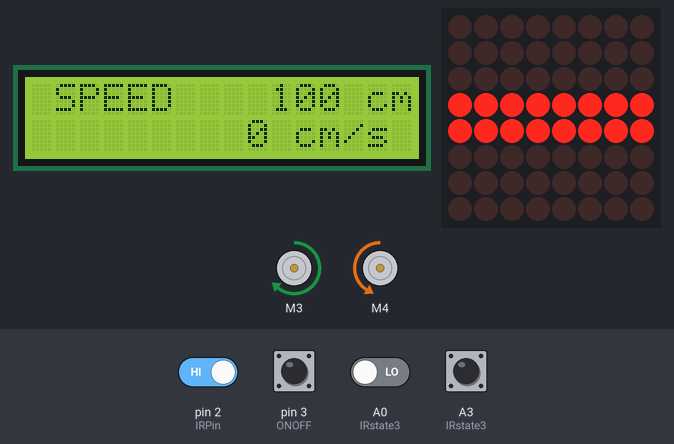
Simulated run of this sketch. Board: Arduino Uno, built with avr-gcc and run on an emulated ATmega328P. On the bench: 2 × DC motor (green arrow = forward, orange = backward, longer = faster), 16×2 character LCD, 8×8 LED matrix. Inputs (shaded band) come from the test bench; at power-on: A3 (IRstate3), pin 2 (IRPin), pin 3 (ONOFF) HIGH, A0 (IRstate3) LOW.

Above: at 1.6 s.
1.7 s: pin 2 (IRPin) driven LOW
At 3.8 s:
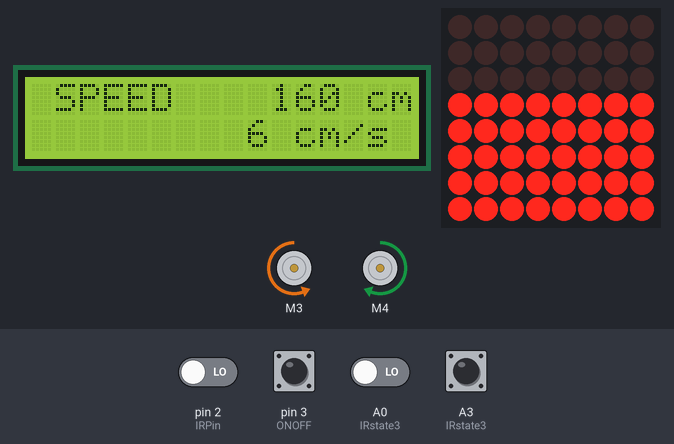
4.1 s: pin 3 (ONOFF) pulled LOW for 0.15 s
At 5.1 s:
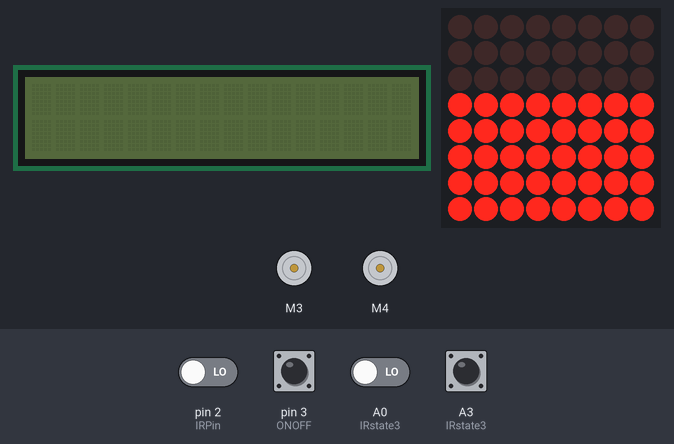
5.7 s: pin 3 (ONOFF) pulled LOW for 1 s
At 7.2 s:
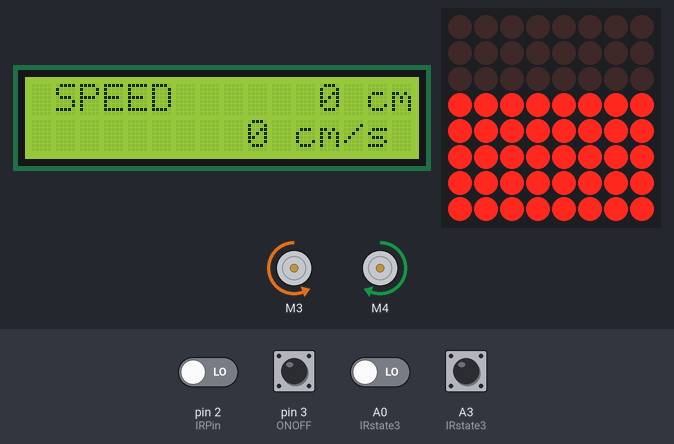
9.2 s: pin 2 (IRPin) driven HIGH
At 10.01 s:
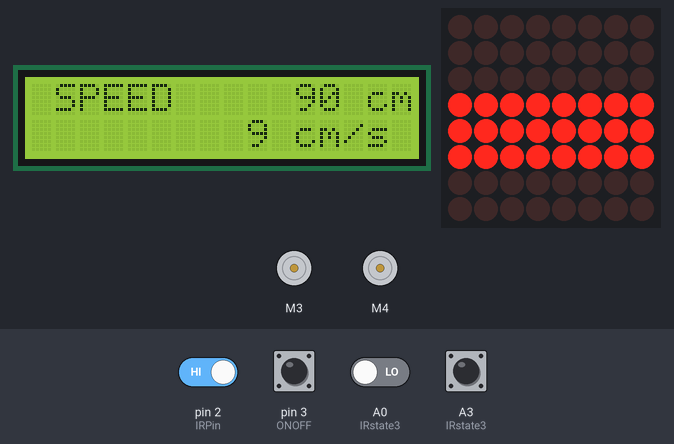
11.4 s: pin 3 (ONOFF) pulled LOW for 0.15 s
At 11.8 s:
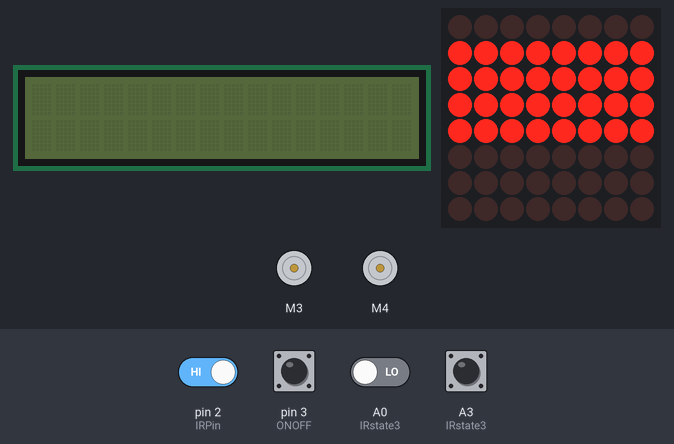
13.0 s: pin 3 (ONOFF) pulled LOW for 0.15 s
At 14.6 s:
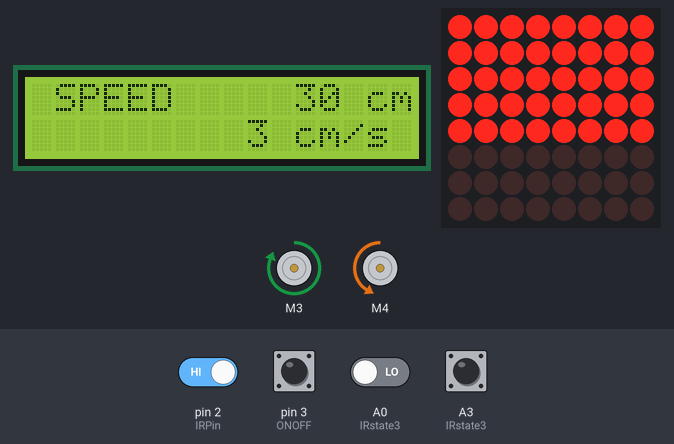
Timing chart, 0 to 16.1 s (numbered marks = the images above; inputs shaded):
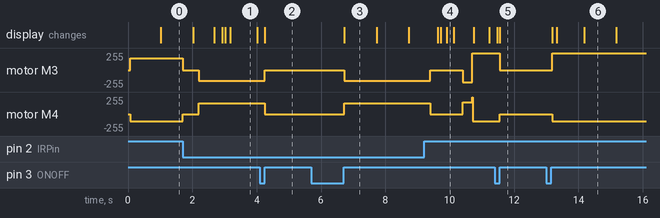

Measured:
- after the input at 1.7 s, motor M3: forward 180/255 → stopped at once, → backward 160/255 0.50 s later; motor M4: backward 105/255 → stopped at once, → forward 160/255 0.50 s later; the display: first differs from a run without the input after 0.97 s (image 1 shows a later state)
- after the input at 4.1 s, motor M3: backward 160/255 → stopped after 0.15 s; motor M4: forward 160/255 → stopped after 0.15 s; the display: changes after 0.15 s (image 2)
- after the input at 5.7 s, motor M3: stopped → backward 160/255 after 1.0 s; motor M4: stopped → forward 160/255 after 1.0 s; the display: changes after 1.0 s (image 3)
- after the input at 9.2 s, motor M3: backward 160/255 → stopped after 0.20 s, → backward 180/255 1.0 s later, → forward 255/255 0.30 s later; motor M4: forward 160/255 → stopped after 0.20 s, → forward 180/255 1.0 s later, → backward 105/255 0.30 s later; the display: first changes after 0.43 s (image 4 shows a later state)
- after the input at 11.4 s, motor M3: forward 255/255 → stopped after 0.15 s; motor M4: backward 105/255 → stopped after 0.15 s; the display: first differs from a run without the input after 0.15 s (image 5)
- after the input at 13.0 s, motor M3: stopped → forward 255/255 after 0.18 s; motor M4: stopped → backward 105/255 after 0.18 s; the display: first changes after 0.18 s (image 6 shows a later state)
- what the display in image 1 shows lasts 0.8 s, from 3.2 s to 4.0 s

The sketch:

success+8x8.ino
```cpp
#include <AFMotor.h>
#include <SoftwareSerial.h>
#include <LiquidCrystal_I2C.h>     // LCD 1602 I2C용 라이브러리
// #include <Wire.h>                  // i2C 통신을 위한 라이브러리
#include "LedControl.h"
LedControl lc=LedControl(13,9,10,1);

#define IRPin 2
#define ONOFF 3  // 터치센서
// #define LED_R 10
// #define LED_L 9

LiquidCrystal_I2C lcd(0x27, 16, 2); // 접근주소: 0x3F or 0x27

// 모터드라이버 L293D  3: M3에 연결,  4: M4에 연결
AF_DCMotor motor_L(3);
AF_DCMotor motor_R(4);

// 장애물 회피 관련 변수 선언
int obstacle_flag = 0;
bool no_repetition = 0;
unsigned long time_lcdprevious, time_previous, time_current;
int turn_speed = 160;

// lcd 관련 변수 선언
bool init_flag=0;
bool onoff_flag=0;
int operation_state = 1;
bool mode = 1;
int distance = 100;
int velocity = 0;
int digit_distance = 12;
int digit_velocity = 9;
bool mode_tmp = 1;
int digit_distance_tmp = 0;
int digit_velocity_tmp = 0;
int setcursor_tmp = 0;
String string_mode;
String string_distance;
String string_velocity;

// 현재 모터 속도
int now_motorL_speed = 180;
int now_motorR_speed = 180;

// 8x8 dotmatrix
byte light_off = {B00000000};
byte light_on = {B11111111};
int turn_intensity = 0;
int turn_intensity_tmp = 0;
unsigned long light_time_previous, light_time_current;
int light_count=0;
bool light_onoff_flag = true;
int turn_state=0;  // -1 좌, 0 직진+정지, 1 우
int turn_state_tmp=0;  // 100ms 이전 turn_state 저장
int test_val=0;
int test_flag=1;

// 셋업
void setup(){
    // Serial set
    // Serial.begin(9600);     //시리얼 통신을 초기화합니다.

    // IRPin set
    pinMode(IRPin, INPUT);  // IRPin을 입력으로 설정합니다.
    attachInterrupt(digitalPinToInterrupt(IRPin), obstacle_detected, CHANGE);

    // Motor set
    motor_L.setSpeed(180);              // 왼쪽 모터의 속도
    motor_L.run(RELEASE);
    motor_R.setSpeed(180);              // 오른쪽 모터의 속도
    motor_R.run(RELEASE);
    time_previous = millis();
    time_current = millis();
    time_lcdprevious = millis();

    // LCD set
    lcd.init();  // LCD 초기화
    lcd.backlight();
    pinMode(ONOFF, INPUT);
    digitalWrite(ONOFF, INPUT_PULLUP);
    attachInterrupt(digitalPinToInterrupt(ONOFF), onoff, CHANGE);

    // 8x8 dot
    lc.shutdown(0,false);
    lc.setIntensity(0,2);
    lc.clearDisplay(0);
    lc.setRow(0, 3, light_on);
    lc.setRow(0, 4, light_on);

}


/*
light_onoff_flag값에 따라서 on/off 결정
light_onoff_flag == true :ON
light_onoff_flag == false : OFF

turn_intensity 값에 따라 좌,우 결정
좌회전 lc.setRow(0, 7, light_on); 3단계 turn_intensity == -4
좌회전 lc.setRow(0, 6, light_on); 2단계 turn_intensity == -3
좌회전 lc.setRow(0, 5, light_on); 1단계 turn_intensity == -2
우회전 lc.setRow(0, 2, light_on); 1단계 turn_intensity == 1
우회전 lc.setRow(0, 1, light_on); 2단계 turn_intensity == 2
우회전 lc.setRow(0, 0, light_on); 3단계 turn_intensity == 3
*/
void light_state(){
    // if(turn_intensity==0 || turn_intensity == -1) return;

    if(turn_intensity <= -1){
        if(turn_intensity - turn_intensity_tmp < 0){ // 더 좌회전
            lc.setRow(0, 3-turn_intensity, light_on);
        }
        else if(turn_intensity - turn_intensity_tmp > 0){ // 덜 좌회전
            lc.setRow(0, 3-turn_intensity_tmp, light_off);
        }
    }
    else if(turn_intensity >= 0){  // 우회전 중일 때
        if(turn_intensity - turn_intensity_tmp > 0){ // 더 우회전
            lc.setRow(0, 3-turn_intensity, light_on);
        }
        else if(turn_intensity - turn_intensity_tmp < 0){ // 덜 우회전
            lc.setRow(0, 3-turn_intensity_tmp, light_off);
        }
    }

}

// void TEST(){
//     if(test_val > 20){
//         turn_state = -1;
//         test_flag = -1;
//     }
//     else if(test_val < -20){
//         turn_state = 1;
//         test_flag = 1;
//     }
// }

void dotmatrix(){
    light_time_current = millis();

    if(light_time_current - light_time_previous >= 50){
        light_time_previous = light_time_current;

        // TEST();
        // test_val += test_flag;

        // 현재 좌우 정보 확인
        if(turn_state == 1){
            light_count+=1;
            turn_state_tmp = turn_state;
        }
        else if(turn_state == -1){
            light_count-=1;
            turn_state_tmp = turn_state;
        }
        else if(turn_state == 0){  // 직진이면 직진 신호로 상쇄
            light_count -= turn_state_tmp;
        }

        /*
        다섯 번 우회전 신호가 누적되면 turn_intensity 증가(우회전)
        다섯 번 좌회전 신호가 누적되면 turn_intensity 감소(좌회전)
        light_count 초기화
        */
        if(light_count >=5){
            turn_intensity_tmp = turn_intensity;
            turn_intensity+=1;
            if(turn_intensity > 3) turn_intensity = 3; // limit
            light_count=0;
            light_state();
        }
        else if(light_count <=-5){
            turn_intensity_tmp = turn_intensity;
            turn_intensity-=1;
            if(turn_intensity < -4) turn_intensity = -4; // limit
            light_count=0;
            light_state();
        }
    }
}

// 자릿수 체크
int digit_check(int num)
{
    if(num == 0) return 1;

    int cnt = 0;
    while(num!=0){
        num/=10;
        cnt++;
    }
    return cnt;
}

// 주행거리 입력
void writeLCD_distance()
{
    setcursor_tmp = 13 - digit_distance;
    lcd.setCursor(setcursor_tmp,0);
    lcd.print(string_distance);
    lcd.setCursor(14,0);
    lcd.print("cm");
}

// 속도 입력
void writeLCD_velocity()
{
    setcursor_tmp = 10 - digit_velocity;
    lcd.setCursor(setcursor_tmp, 1);
    lcd.print(string_velocity);
    lcd.setCursor(11,1);
    lcd.print("cm/s");
}

// 모드 입력
void writeLCD_mode()
{
    lcd.setCursor(1,0);
    if(mode){
        lcd.print("SPEED");
    }
    else {
        lcd.print("SAFETY");
    }
}

// LCD 클러스터
void cluster()
{
    lcd.backlight();

    if(init_flag==1) lcd.clear();
    if(distance < 0) distance = 0;
    if(velocity < 0) velocity = 0;

    digit_distance = digit_check(distance);  // 현재 distance 자릿 수를 저장
    digit_velocity = digit_check(velocity);  // 현재 velocity 자릿 수를 저장

    if(digit_distance < digit_distance_tmp) lcd.clear();
    if(digit_velocity < digit_velocity_tmp) lcd.clear();
    // if(mode != mode_tmp) lcd.clear();

    string_distance = String(distance);
    string_velocity = String(velocity);
    string_mode = String(mode);

    lcd.clear();
    writeLCD_mode();
    writeLCD_distance();
    writeLCD_velocity();

    // test용
    distance += 30;
    velocity += 3;

    digit_distance_tmp = digit_distance;
    digit_velocity_tmp = digit_velocity;
    // mode_tmp = mode;

}

// 동작 on/off 인터럽트 함수
void onoff()
{
    if(digitalRead(ONOFF) == HIGH)
    {
        if(onoff_flag==0)
        {
            onoff_flag = 1;
            operation_state = -operation_state;
            distance = 0;
            velocity = 0;
            // Serial.println(onoff_flag);
        }
        else{}
    }
    else
    {
        onoff_flag = 0;
        // Serial.println(onoff_flag);
    }
}

// 라인트레이싱 함수
void car()
{
    int val1 = digitalRead(A0);    // 라인센서1
    int val2 = digitalRead(A3);    // 라인센서2

    // if (val1 == 1 && val2 == 1) {           // 직진
    //     motor_L.run(FORWARD);
    //     motor_R.run(FORWARD);
    //     turn_state = 0;
    //     // LED_STRAIGHT();
    // }
    // else if (val1 == 0 && val2 == 1) {      // 우회전
    //     motor_L.run(FORWARD);
    //     motor_R.run(BACKWARD);
    //     turn_state = 1;
    //     // LED_RIGHT();
    // }
    // else if (val1 == 1 && val2 == 0) {      // 좌회전
    //     motor_L.run(BACKWARD);
    //     motor_R.run(FORWARD);
    //     turn_state = -1;
    //     // LED_LEFT();
    // }
    // else if (val1 == 0 && val2 == 0){}      // 이전 상태 유지

    if (val1 == 1 && val2 == 1) {                   // 직진
       motor_L.setSpeed(255);
       motor_R.setSpeed(255);
       motor_L.run(FORWARD);
       motor_R.run(FORWARD);
    //    Serial.println("F");
      }
      else if (val1 == 0 && val2 == 1) {              // 우회전 1
       motor_R.setSpeed(105);
       motor_L.run(FORWARD);
       motor_R.run(BACKWARD);
    //    Serial.println("->");
      }
      else if (val1 == 1 && val2 == 0) {              // 좌회전 2
        motor_L.setSpeed(105);
        motor_L.run(BACKWARD);
        motor_R.run(FORWARD);
        // Serial.println("<-");
      }
      else if (val1 == 0 && val2 == 0) {              // 정지
        // motor_R.setSpeed(160);
        // motor_L.setSpeed(160);
      }

    time_previous = millis();
}

// IR센서 인터럽트 함수
void obstacle_detected()
{
    // HIGH->LOW 장애물감지함
    if(digitalRead(IRPin) == LOW)
    {
        if( no_repetition == 0)
        {
            no_repetition = 1;
            obstacle_flag = 1;
        }
    }
    // LOW -> HIGH 장애물감지벗어남
    else if(digitalRead(IRPin) == HIGH)
    {
        no_repetition = 0;
        obstacle_flag = 3;
    }
}

// 500ms 정지
void IRstate1()
{
    motor_L.run(RELEASE);
    motor_R.run(RELEASE);
    turn_state = 0;
    // LED_STOP();
    if(time_current - time_previous > 500)
    {
        time_previous = millis();
        obstacle_flag = 2;
    }
}

// 좌로회전(장애물 감지 벗어날 때까지)
void IRstate2()
{
    motor_L.setSpeed(turn_speed);
    motor_R.setSpeed(turn_speed);
    now_motorL_speed = turn_speed;
    now_motorR_speed = turn_speed;
    motor_L.run(BACKWARD);
    motor_R.run(FORWARD);
    turn_state = -1;

    // LED_LEFT();
    time_previous = millis();
}

// 좌로 좀더 회전 -> 정지 -> 전진하면서 라인유무체크 -> 정지
void IRstate3()
{
    if(time_current - time_previous <= 200)  // 300ms 좌로 회전
    {
        motor_L.run(BACKWARD);
        motor_R.run(FORWARD);
        turn_state = -1;
        // LED_LEFT();
    }
    else if(time_current - time_previous <= 700)  // 500ms 정지
    {
        motor_L.run(RELEASE);
        motor_R.run(RELEASE);
        turn_state = 0;
        // LED_STOP();
    }
    else if(time_current - time_previous <= 1300) // 500ms 전진
    {
        motor_L.run(FORWARD);
        motor_R.run(FORWARD);
        turn_state = 0;
        // LED_STRAIGHT();
        int val1_check = digitalRead(A0);    // 라인센서1
        int val2_check = digitalRead(A3);    // 라인센서2
        if(val1_check == 1 || val2_check == 1)  // 1이면 감지
        {
            obstacle_flag = 4;
            time_previous = millis();
        }
    }
    else if(time_current - time_previous <= 1800)  // 500ms 정지
    {
        motor_L.run(RELEASE);
        motor_R.run(RELEASE);
        turn_state = 0;
        // LED_STOP();
    }
    else if(time_current - time_previous > 1800)  // 다음 상태 진입
    {
        obstacle_flag = 5;
    }
}

// 라인 발견 시 300ms 좌로 회전
void IRstate4()
{
    if(time_current - time_previous <= 500)
    {
        motor_L.run(RELEASE);
        motor_R.run(RELEASE);
        turn_state = 0;
        // LED_STOP();
    }
    else if(time_current - time_previous <= 800)
    {
        motor_L.setSpeed(180);
        motor_R.setSpeed(180);
        now_motorL_speed = 180;
        now_motorR_speed = 180;
        motor_L.run(BACKWARD);
        motor_R.run(FORWARD);
        turn_state = -1;
        // LED_LEFT();
    }
    else if(time_current - time_previous > 800)
    {
        obstacle_flag = 0;
        motor_L.setSpeed(255);
        motor_R.setSpeed(255);
        motor_L.run(FORWARD);
        motor_R.run(FORWARD);
        turn_state = 0;
        // LED_STRAIGHT();
        time_previous = millis();
    }
}

// 라인 미감지시 우측으로 돌기
// 장애물 감지 후 인터럽트 들어오면 obstacle_flag = 1
void IRstate5()
{
    motor_L.setSpeed(turn_speed);
    motor_R.setSpeed(turn_speed);
    now_motorL_speed = turn_speed;
    now_motorR_speed = turn_speed;
    motor_L.run(FORWARD);
    motor_R.run(BACKWARD);
    turn_state = 1;
    // LED_RIGHT();
    time_previous = millis();
}

// 메인 루프
void loop()
{
    // Serial.println(obstacle_flag);

    // ON 상태
    if(operation_state == 1)
    {
        time_current = millis();

        // LCD cluster
        if(time_current - time_lcdprevious >= 1000){  // 1초에 한 번씩 동작
            time_lcdprevious = time_current;
            cluster();
        }

        // 장애물 회피
        if(obstacle_flag==0){  // 일반 주행
            car();
        }
        else if(obstacle_flag==1){  // 500ms 정지
            IRstate1();
        }
        else if(obstacle_flag == 2){  // 좌로 회전(장애물 인식 벗어나기 위해)
            IRstate2();
        }
        else if(obstacle_flag == 3){  // 좌로 500ms 더 회전, 500ms 정지, 500ms 전진
            IRstate3();
        }
        else if(obstacle_flag == 4){  // 좌로 살짝 회전
            IRstate4();
        }
        else if(obstacle_flag == 5){  // 우로 회전(장애물 인식하기 위해)
            IRstate5();
        }

        // 8x8 dotmatrix
        dotmatrix();
    }
    // OFF상태
    else if(operation_state == -1)
    {
        motor_L.run(RELEASE);
        motor_R.run(RELEASE);
        turn_state = 0;
        lcd.clear();
        lcd.noBacklight();
        // LED_STOP();
    }
}
```
